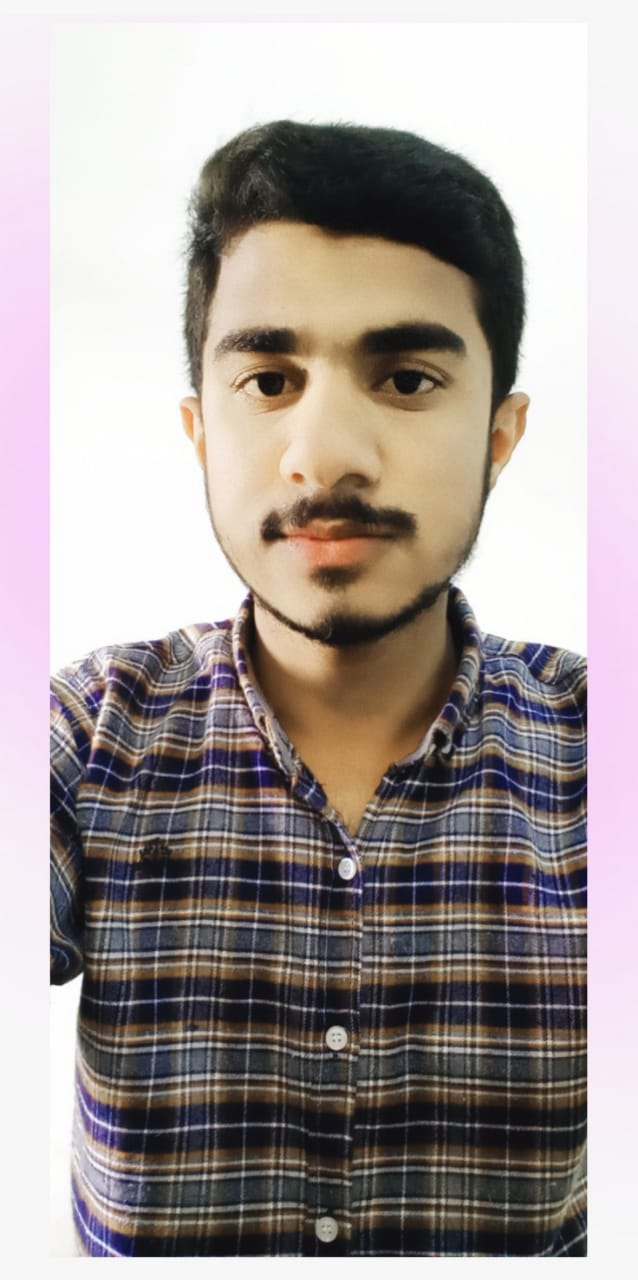
#> input picture imageprocessor/imgs/IMG_1887.jpg, 638 x 1280 px; its folder holds only this picture in this run
$ python photoEditor.py
#> lines starting #> are read from the running program, lines starting #| are printed output that depends on the picture
from PIL import Image, ImageEnhance, ImageFilter
import os

path = "./imgs" # folder for unedited images
pathOut = "/editedImgs" # folder for edited images

for filename in os.listdir(path):
    img = Image.open(f"{path}/{filename}")
#> img is the input picture: PIL image 638x1280 RGB; mean R, G, B 164.4, 155.1, 152.6

    # sharpening, BW
    edit = img.filter(ImageFilter.SHARPEN).convert('L').rotate(-90)
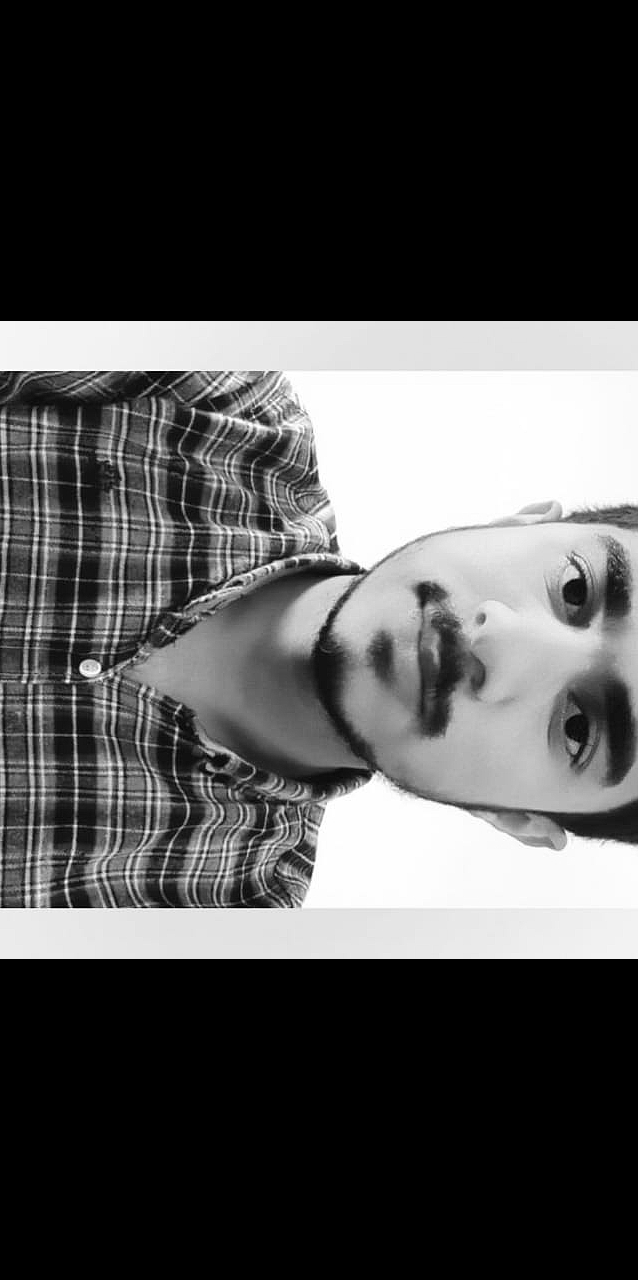
#> edit: PIL image 638x1280 L; min 0, max 255, mean 78.5

    # contrast
    factor = 1.5
    enhancer = ImageEnhance.Contrast(edit)
    edit = enhancer.enhance(factor)
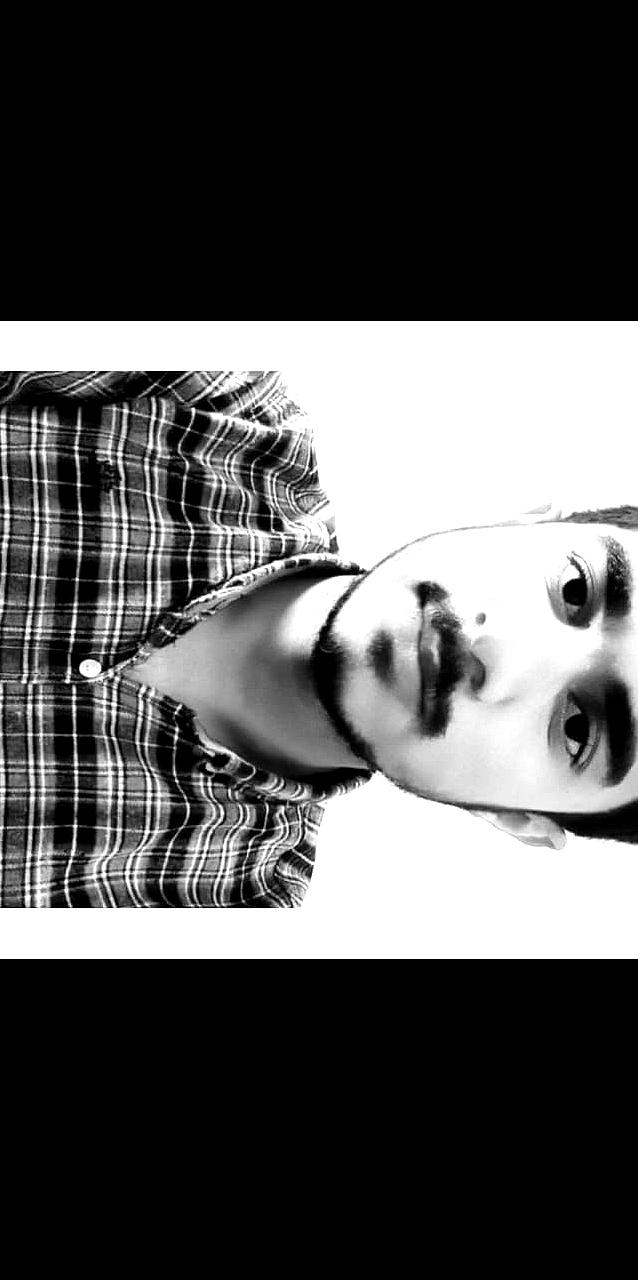
#> edit: PIL image 638x1280 L; min 0, max 255, mean 85

    # ADD MORE EDITS FROM DOCUMENTATION https://pillow.readthedocs.io/en/stable/

    clean_name = os.path.splitext(filename)[0]

    edit.save(f'.{pathOut}/{clean_name}_edited.jpg')
